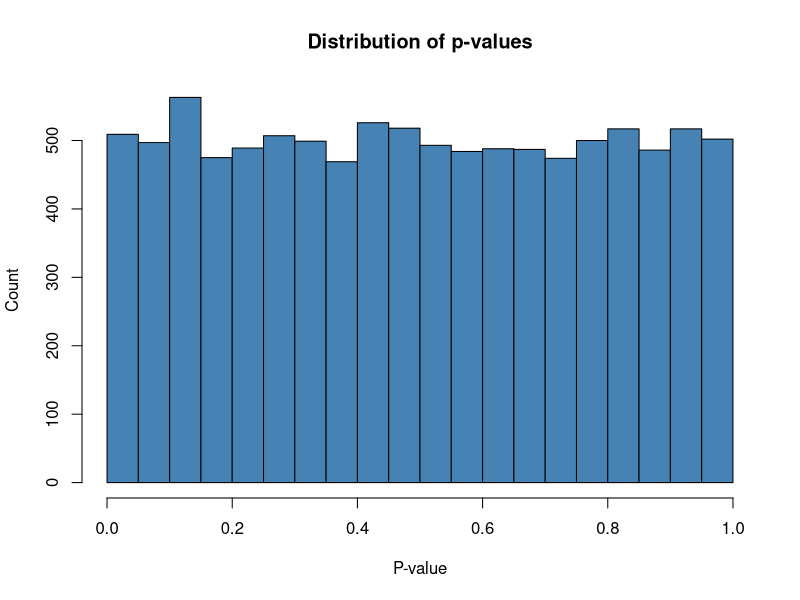

Generate this figure with R: (Note: a time limit stopped this script after it produced the figure.)
## ---- chunk 1
# R 3.3.2
library("dplyr")
library("broom")
set.seed(123)
## ---- chunk 2
x <- vector()
sim1 <- 10000
# lets run this simulation 10,000 times
for (i in 1:sim1){

        data_set <- data.frame(rnorm(1000), rnorm(1000))

        colnames(data_set) <- c("y","x")

        # lets fit our linear model
        p_val <- lm(y ~ x, data = data_set) %>% 
                
        # then lets extract our 'tidy' output
                broom::tidy() %>%               

        # then we will remove the intercept coefficient
                dplyr::slice(-1) %>%            

        # then we will select select our p-values
                dplyr::select(p.value) #%>%


        # storing our generated p-value in a list of p-values
        x <- append(x, p_val)

}

# storing our list of p-values as a vector for easier plotting etc. 
x <- as.numeric(x)

# looking at our results
hist(x,
     col = "steelblue",
     main = "Distribution of p-values",
     # sub = "test",
     xlab = "P-value",
     ylab = "Count")
## ---- chunk 3
 
x2 <- vector()

double_sig <- 0

# lets simulate this situation 10000 times.
sim2_num <- 10000
for (i in 1:sim2_num){

        # creating testing data
        data_set <- data.frame(rnorm(1000),
                rnorm(1000),
                rnorm(1000)
                )

        colnames(data_set) <- c("y", "x1", "x2")

        #fitting lm
        p_vals <- lm(y ~ x1 + x2, data = data_set) %>%

        # then obtaining tidy output
                broom::tidy() %>%  

        # then removing intercept coef        
                dplyr::slice(-1) %>%            

        # then selecting pvalues
                dplyr::select(term, p.value)

        # checking stopping criteria 
        # IF both at least one coefficients is not significant
        # then we remove the coefficient with a higher p-value
        # and re-run the regression
        
        if (sum(p_vals$p.val > 0.05) >= 1) {
                var_keep <- which.min(p_vals$p.val) + 1
                data_set <- data_set %>%
                        dplyr::select(c(1,var_keep))

                p_vals <- lm(y ~ ., data = data_set) %>%
                        broom::tidy() %>%
                        dplyr::slice(-1) %>%
                        dplyr::select(p.value) %>%
                        as.numeric()

                x2 <- append(x2, p_vals)
        
        # otherwise, we will record that both coefficients were significant
        } else {
                double_sig <- double_sig + 1
        }
}
## ---- chunk 4
hist(x2,
     col = "steelblue",
     main = "Distribution of p-values",
     xlab = "P-values")
